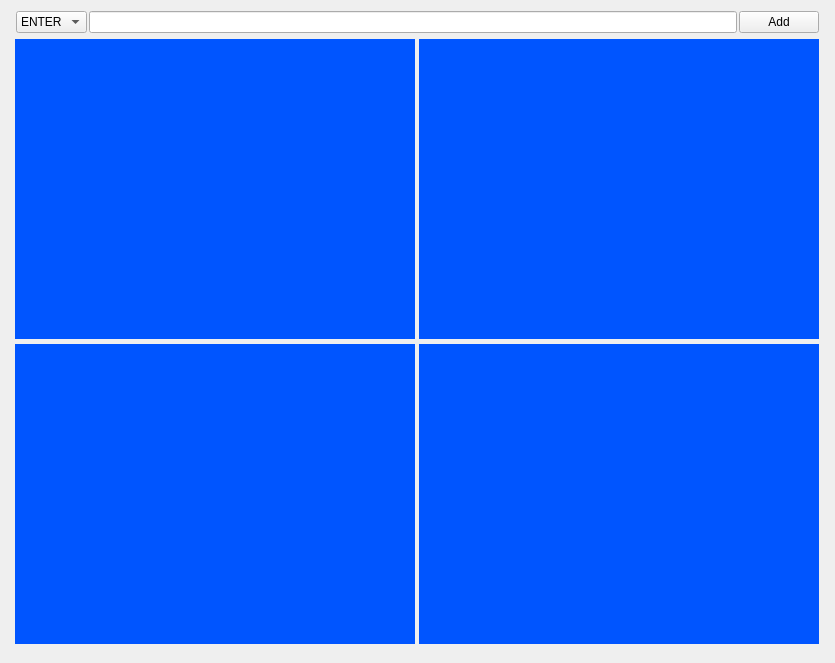
<?xml version="1.0" encoding="UTF-8"?>
<ui version="4.0">
 <class>MainController</class>
 <widget class="QWidget" name="MainController">
  <property name="geometry">
   <rect>
    <x>0</x>
    <y>0</y>
    <width>835</width>
    <height>663</height>
   </rect>
  </property>
  <property name="windowTitle">
   <string>MainController</string>
  </property>
  <layout class="QVBoxLayout" name="verticalLayout">
   <item>
    <layout class="QHBoxLayout" name="horizontalLayout">
     <property name="spacing">
      <number>2</number>
     </property>
     <property name="sizeConstraint">
      <enum>QLayout::SizeConstraint::SetMinimumSize</enum>
     </property>
     <property name="leftMargin">
      <number>5</number>
     </property>
     <property name="rightMargin">
      <number>5</number>
     </property>
     <item>
      <widget class="QComboBox" name="cbx_location">
       <item>
        <property name="text">
         <string>ENTER</string>
        </property>
       </item>
       <item>
        <property name="text">
         <string>EXIT</string>
        </property>
       </item>
      </widget>
     </item>
     <item>
      <widget class="QLineEdit" name="edt_url">
       <property name="alignment">
        <set>Qt::AlignmentFlag::AlignCenter</set>
       </property>
      </widget>
     </item>
     <item>
      <widget class="QPushButton" name="btn_add">
       <property name="text">
        <string>Add</string>
       </property>
      </widget>
     </item>
    </layout>
   </item>
   <item>
    <layout class="QGridLayout" name="gridLayout">
     <property name="topMargin">
      <number>0</number>
     </property>
     <property name="rightMargin">
      <number>0</number>
     </property>
     <property name="bottomMargin">
      <number>0</number>
     </property>
     <property name="horizontalSpacing">
      <number>0</number>
     </property>
     <property name="verticalSpacing">
      <number>5</number>
     </property>
     <item row="0" column="0">
      <widget class="QLabel" name="lbl_camera_1">
       <property name="minimumSize">
        <size>
         <width>400</width>
         <height>300</height>
        </size>
       </property>
       <property name="maximumSize">
        <size>
         <width>400</width>
         <height>300</height>
        </size>
       </property>
       <property name="styleSheet">
        <string notr="true">background-color: rgb(0, 85, 255);</string>
       </property>
       <property name="text">
        <string/>
       </property>
       <property name="scaledContents">
        <bool>false</bool>
       </property>
       <property name="alignment">
        <set>Qt::AlignmentFlag::AlignCenter</set>
       </property>
      </widget>
     </item>
     <item row="0" column="1">
      <widget class="QLabel" name="lbl_camera_2">
       <property name="minimumSize">
        <size>
         <width>400</width>
         <height>300</height>
        </size>
       </property>
       <property name="maximumSize">
        <size>
         <width>400</width>
         <height>300</height>
        </size>
       </property>
       <property name="styleSheet">
        <string notr="true">background-color: rgb(0, 85, 255);</string>
       </property>
       <property name="text">
        <string/>
       </property>
       <property name="scaledContents">
        <bool>false</bool>
       </property>
       <property name="alignment">
        <set>Qt::AlignmentFlag::AlignCenter</set>
       </property>
      </widget>
     </item>
     <item row="1" column="0">
      <widget class="QLabel" name="lbl_camera_3">
       <property name="minimumSize">
        <size>
         <width>400</width>
         <height>300</height>
        </size>
       </property>
       <property name="maximumSize">
        <size>
         <width>400</width>
         <height>300</height>
        </size>
       </property>
       <property name="styleSheet">
        <string notr="true">background-color: rgb(0, 85, 255);</string>
       </property>
       <property name="text">
        <string/>
       </property>
       <property name="alignment">
        <set>Qt::AlignmentFlag::AlignCenter</set>
       </property>
      </widget>
     </item>
     <item row="1" column="1">
      <widget class="QLabel" name="lbl_camera_4">
       <property name="minimumSize">
        <size>
         <width>400</width>
         <height>300</height>
        </size>
       </property>
       <property name="maximumSize">
        <size>
         <width>400</width>
         <height>300</height>
        </size>
       </property>
       <property name="styleSheet">
        <string notr="true">background-color: rgb(0, 85, 255);</string>
       </property>
       <property name="text">
        <string/>
       </property>
       <property name="alignment">
        <set>Qt::AlignmentFlag::AlignCenter</set>
       </property>
      </widget>
     </item>
    </layout>
   </item>
   <item>
    <spacer name="verticalSpacer">
     <property name="orientation">
      <enum>Qt::Orientation::Vertical</enum>
     </property>
     <property name="sizeHint" stdset="0">
      <size>
       <width>20</width>
       <height>40</height>
      </size>
     </property>
    </spacer>
   </item>
  </layout>
 </widget>
 <resources/>
 <connections/>
</ui>
